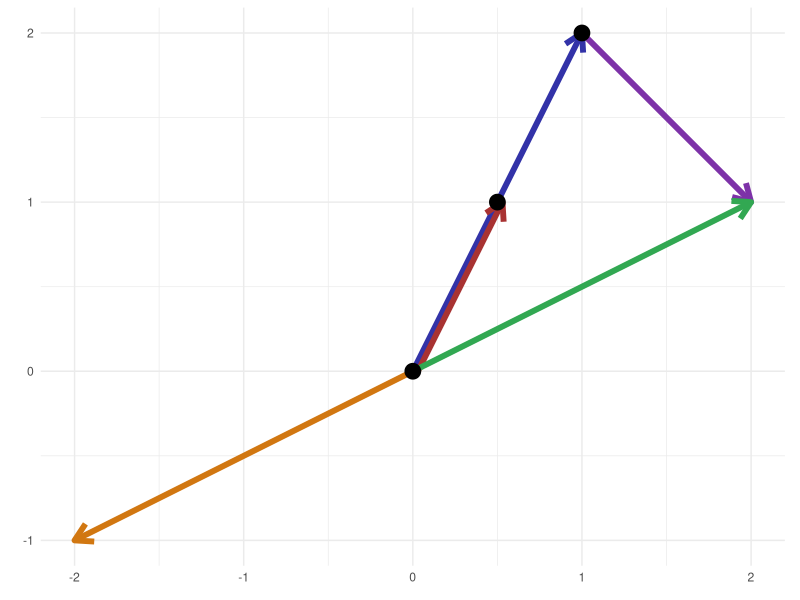

The R source for this figure:
## ---- chunk 1
library("ggplot2")
arrow <- arrow(length = unit(0.5, "cm"))
linewidth <- 2
ggplot() + 
  theme_minimal() +
  geom_segment(
    aes(x = 1, y = 2, xend = 2, yend = 1),
    color = "#7d32a8",
    arrow = arrow, linewidth = linewidth
  ) + 
  geom_segment(
    aes(x = 0, y = 0, xend = 1, yend = 2),
    color = "#3232a8",
    arrow = arrow, linewidth = linewidth
  ) +
  geom_segment(
    aes(x = 0.03, y = 0, xend = 0.53, yend = 1),
    color = "#a83232",
    arrow = arrow, linewidth = linewidth
  ) +
  geom_segment(
    aes(x = 0, y = 0, xend = 2, yend = 1),
    color = "#32a852",
    arrow = arrow, linewidth = linewidth
  ) +
  geom_segment(
    aes(x = 0, y = 0, xend = -2, yend = -1),
    color = "#d17711",
    arrow = arrow, linewidth = linewidth
  ) +
  geom_point(
    aes(x = 0, y = 0), size = 5
  ) +
   geom_point(
    aes(x = 0.5, y = 1), size = 5
  ) +
  geom_point(
    aes(x = 1, y = 2), size = 5
  ) +
  scale_x_continuous(
    limits = c(-2, 2),
    breaks = -2:2
  ) +
  scale_y_continuous(
    limits = c(-1, 2),
    breaks = -1:2
  ) +
  coord_fixed() +
  labs(
    x = element_blank(),
    y = element_blank()
  )
